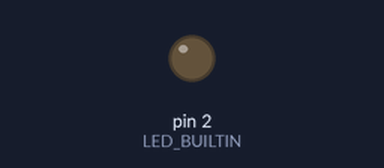
Bench run of a sketch on a simulated Arduino Uno, built with avr-gcc and run on an emulated ATmega328P. Shown: output pins drawn as LEDs (lit = HIGH).

Above: at 0.9 s.
At 3.41 s:
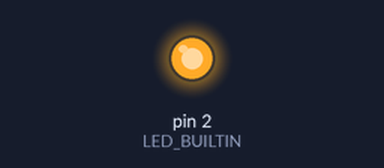
Timing chart, 0 to 3.7 s (numbered marks = the images above):
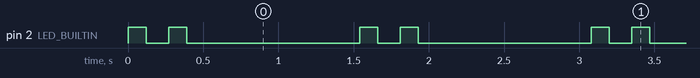

Measured:
- by itself, pin 2 (LED_BUILTIN): repeats every 1.5 s: LOW 0.15 s, HIGH 0.12 s, LOW 1.2 s, HIGH 0.12 s
- by itself, everything shown: repeats every 1.5 s, in 4 steps

The sketch:

uiap-sample.ino
```cpp
#define LED_BUILTIN 2

void flashLed(unsigned long duration) {
  digitalWrite(LED_BUILTIN, HIGH);
  delay(duration);
  digitalWrite(LED_BUILTIN, LOW);
  delay(150);
}

void setup() {
  pinMode(LED_BUILTIN, OUTPUT);
  digitalWrite(LED_BUILTIN, LOW);
}

void loop() {
  // Blinkとは違うことが分かるように、短く2回点滅します。
  flashLed(120);
  flashLed(120);
  delay(1000);
}
```
